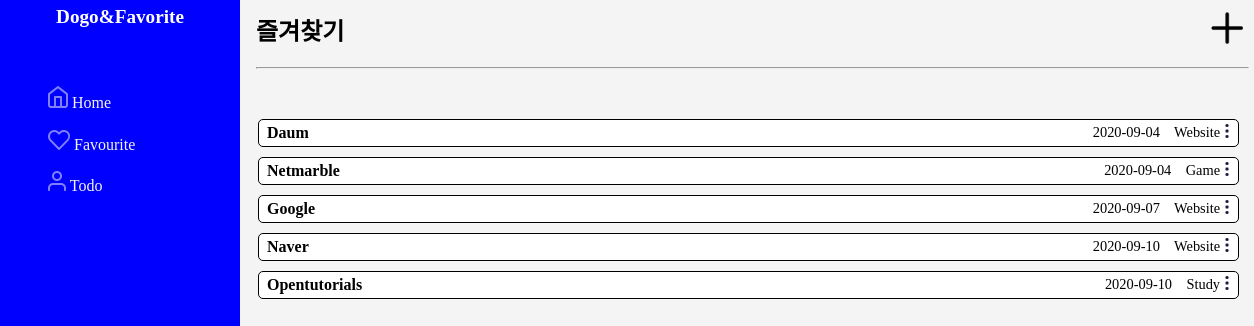
The app's page /second/favourite with its own data.
### second/models.py (models this page shows)
class Favourite(models.Model):
    seq = models.AutoField(primary_key = True)
    name = models.CharField(max_length=50)
    url = models.CharField(max_length=100)
    memo = models.TextField()
    reg_date = models.DateField(auto_now_add = True)
    group = models.ForeignKey(FavouriteGroup, on_delete = models.CASCADE)

class FavouriteGroup(models.Model):
    seq = models.AutoField(primary_key = True)
    name = models.CharField(max_length=50)
    reg_date = models.DateField(auto_now_add=True)
    def __str__(self):
        return self.name

### second/views.py (the view)
# urls.py: path('favourite', views.favourites, name='favourites'),
def favourites(request):
    favourites = Favourite.objects.all()
    return render(request, 'second/favourites.html', {
        'favourites': favourites
    })

### second/templates/second/favourites.html (shortened to what this page needs)
{% extends 'second/layout.html' %}
{% block content %}
{% load static %}
<div id="content-block">
<h2>즐겨찾기 <span class='right-content'><a href="{% url 'second:favourites_add' %}"><img src="{% static 'second/icon_add.png' %}"/></a></span></h2>
<hr>
<div class='item-box-enclose'>
        {% for favourite in favourites %}
        <div class='item-box' id='item-box-{{ favourite.seq }}'>
            <span class='headline-small'><a href="{% url 'second:favourites_detail' favourite.seq %}">{{ favourite.name }}</a></span>
            <div class='right-content'>
            {{ favourite.reg_date|date:"Y-m-d" }} &nbsp;&nbsp;
            {{ favourite.group }}
            <div class='item-box-image'>
            <img src="{% static 'second/icon_more.png' %}"  id= 'item-box-{{favourite.seq}}-image' style='height:1em;'/>
            </div></div>
        </div>
        {% endfor %}
</div>
</div>
{% endblock %}

### static/second/style.css (style rules this page uses)
html, body { height:100%; padding:0px; margin:0px; background:#f4f4f4; }
#content-block { width: calc(99% - 240px); padding:3em; padding-top:0; margin:5px; margin-top:0px; margin-left:200px; }
h2 { margin-top:0; padding-top:0.5em; }
.item-box-enclose { padding-top:2em; }
.item-box { border:1px solid black; background:white; padding:4px; margin:10px; border-radius:5px; width:calc (98% - 40px); position:relative; }
.headline-small { font-weight:bold; color:black; padding-left:4px; }
.headline-small a { text-decoration:none; }
.right-content { float:right; font-size:0.9em; }
h2 .right-content img { height:1.5em; width:1.5em; margin-right:0.3em; margin-bottom:0.3em; }
.item-box a { text-decoration:none; color:black !important; }
.item-box-image { cursor:pointer; }
.item-box-image { float:right; }

### second/templates/second/favourites.html (style rules this page uses)
.item-box-image { float:right; }

### records on screen
Favourite: name "Daum", reg_date "2020-09-04", group "Website"
Favourite: name "Netmarble", reg_date "2020-09-04", group "Game"
Favourite: name "Google", reg_date "2020-09-07", group "Website"
Favourite: name "Naver", reg_date "2020-09-10", group "Website"
Favourite: name "Opentutorials", reg_date "2020-09-10", group "Study"
